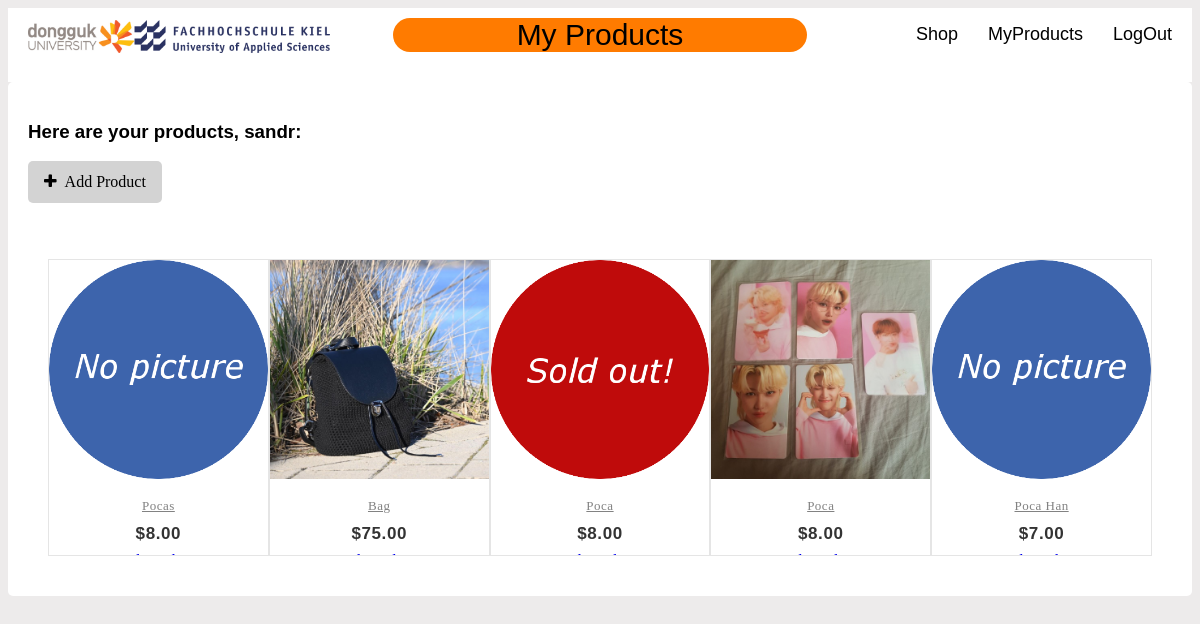
Page /user-products (signed in) on the committed database.
### website/models.py (models this page shows, shortened)
class User(db.Model, UserMixin):
    id = db.Column(db.Integer, primary_key=True)
    username = db.Column(db.String(150))
    password = db.Column(db.String(150))
    products = db.relationship('products', backref='user')
    followed = db.relationship(
        'User', secondary=followers,
        primaryjoin=(followers.c.follower_id == id),
        secondaryjoin=(followers.c.followed_id == id),
        backref=db.backref('followers', lazy='dynamic'), lazy='dynamic')

class products(db.Model):
    id = db.Column(db.Integer, primary_key=True)
    name = db.Column(db.String(80), nullable=False)
    price = db.Column(db.Numeric(10,2), nullable=False)
    picture = db.Column(db.String(200), nullable=False)
    keywords = db.Column(db.String(200), nullable=False)
    description = db.Column(db.Text, nullable=False)
    sold = db.Column(db.String(80), nullable=True)
    user_id = db.Column(db.Integer, db.ForeignKey('user.id'))

### website/views.py (the view)
@views.route('/user-products')
def user_products():
    return render_template("user-products.html", user=current_user, products = products.query.all())

### website/__init__.py (called while the page is built)
def create_app():
    app = Flask(__name__, static_url_path='/website/static')
    app.config['SQLALCHEMY_DATABASE_URI'] = 'sqlite:///team6.sqlite3'
    app.config['SECRET_KEY'] = "qwerasdf"
    db.init_app(app)
    from .views import views
    from .auth import auth
    app.register_blueprint(views, url_prefix='/')
    app.register_blueprint(auth, url_prefix='/')
    from .models import User, products
    create_database(app)
    login_manager = LoginManager()
    login_manager.login_view = 'auth.login'
    login_manager.init_app(app)
    @login_manager.user_loader
    def load_user(id):
        try:
            return User.query.get(int(id))
        except:
            return None
    return app

### website/templates/user-products.html (shortened to what this page needs)
{% extends 'base.html' %}
{% block pageTitle %}
<p>My Products</p>
{% endblock %}
{% block content %}
<h3>Here are your products, {{ current_user.username }}:</h3>
<form action="/add-product">
    <button class="btn"><i class="fa fa-plus">&nbsp; Add Product</i></button>
</form>
<br>
<br>
<div class="container">
    <div class="product-row">
        {% for product in products %}
        {% if current_user.id == product.user.id %}
        <div class="product-grid">
            <div class="product-image">
                <a href={{ url_for('views.product', id = product.id) }}>
                    {% if product.sold == "sold" %}
                    <img class="pic-1" src="/website/static/images/soldout.png">
                    {% else %}
                    <img class="pic-1" src={{'/' + product.picture}}>
                    {% endif %}
                </a>
            </div>
            <div class="product-content">
                <h3 class="title"><a href={{ url_for('views.product', id = product.id) }}>{{ product.name }}</a></h3>
                <div class="price">${{ product.price }}</div>
                <a href={{ url_for('views.edit_product', id = product.id) }}>Edit</a>
                <a href= {{ url_for('views.delete', name = product.name) }}>Delete</a>
            </div>
        </div>
        {% endif %}
        {% endfor %}
    </div>
</div>
{% endblock %}

### website/templates/base.html (shortened to what this page needs)
<!DOCTYPE html>
<html lang="en">
    <head>
        <link rel="stylesheet" href="{{ url_for('static', filename='css/main.css')}}">
        <link rel="stylesheet" href="https://cdnjs.cloudflare.com/ajax/libs/font-awesome/4.7.0/css/font-awesome.min.css">
    </head>
    <body>
        <nav>
            <div class="logo"><a href="/"><img src="/website/static/images/Logo.png" width=auto height=33px></a></div>
            <div class="pageTitle">
                {% block pageTitle %}
                {% endblock %}
            </div>
            <ul>
                {% if user.is_authenticated %}
                <li><a id="shop" href="/shop">Shop</a></li>
                <li><a id="user-products" href="/user-products">MyProducts</a></li>
                <li><a id="logout" href="/logout">LogOut</a></li>
                {% else %}
                <li><a id="shop" href="/shop">Shop</a></li>
                <li><a id="login" href="/login">LogIn</a></li>
                <li><a id="sign-up" href="/sign-up">SignUp</a></li>
                {% endif %}
            </ul>
        </nav>
        <div class="container">
            {% block content %}
            {% endblock %}
        </div>
    </body>
<br>
</html>

### website/static/css/main.css (style rules this page uses)
html { font-family: Verdana, Geneva, Tahoma, sans-serif; }
body { background-color: rgb(237, 235, 235); }
nav { background-color: white; overflow: auto; }
.logo { position: absolute; margin-top: 12px; margin-left: 20px; }
.pageTitle { padding: 0; margin: auto; margin-top: -20px; text-align: center; background: rgb(255, 123, 0); color: black; font-size: 30px; border-radius: 18px; width: 35%; }
ul { margin-top: -58px; margin-right: 5px; list-style-type: none; float: right; }
li { position: relative; float: left; padding-left: 15px; padding-right: 15px; }
li a { position: relative; color: black; text-align: center; text-decoration: none; font-size: large; }
.container { border-radius: 5px; padding: 20px; background-color: white; }
.btn { background-color: lightgray; border: none; border-radius: 5px; color: black; padding: 12px 16px; font-size: 16px; cursor: pointer; }
.product-row { display: flex; flex-direction: row; }
.product-grid { width: 25%; font-family: Raleway,sans-serfi; text-align: center; padding: 0 0 72px; border: 1px solid rgba(0,0,0,.1); overflow: hidden; position: relative;z-index: 1; }
.product-grid .product-image { position: relative; transition: all .3s ease 0s }
.product-grid .product-image a { display: block; }
.product-grid .product-image img { width: 100%; height: 100%; margin: auto; }
.product-grid .pic-1 { opacity: 1; transition: all .3s ease-out 0s; height: 200px; }
.product-grid .product-content { background-color:#fff;text-align:center;padding:12px 0;margin:0 auto;position:absolute;left:0;right:0;bottom:-27px;z-index:1;transition:all .3s }
.product-grid .title { font-size:13px;font-weight:400;letter-spacing:.5px;text-transform:capitalize;margin:0 0 10px;transition:all .3s ease 0s }
.product-grid .title a { color:#828282 }
.product-grid .price { color:#333;font-size:17px;font-family:Montserrat,sans-serif;font-weight:700;letter-spacing:.6px;margin-bottom:8px;text-align:center;transition:all .3s }

### rows in the picture
User: username "sandr"
products: picture (placeholder picture), name "Pocas", price "8.00"
products: picture (picture), name "Bag", price "75.00"
products: name "Poca", price "8.00"
products: picture (picture), name "Poca", price "8.00"
products: picture (placeholder picture), name "Poca Han", price "7.00"
